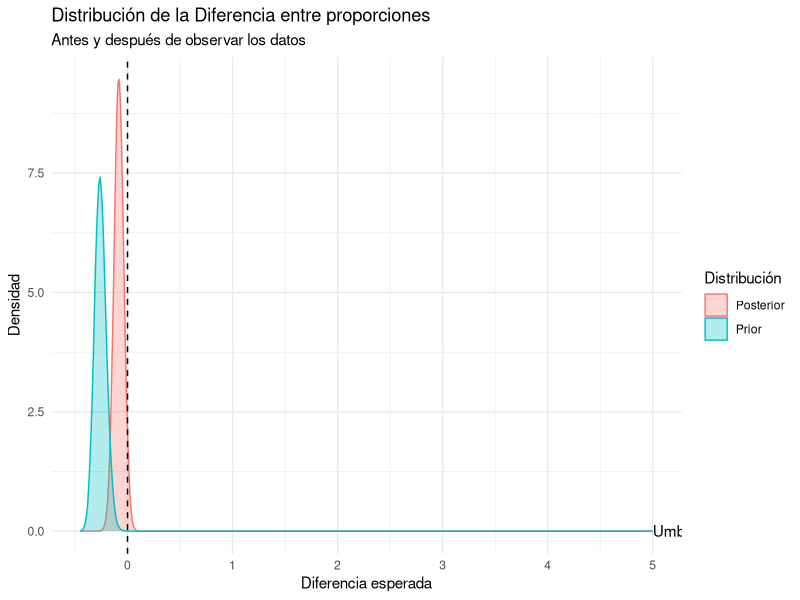
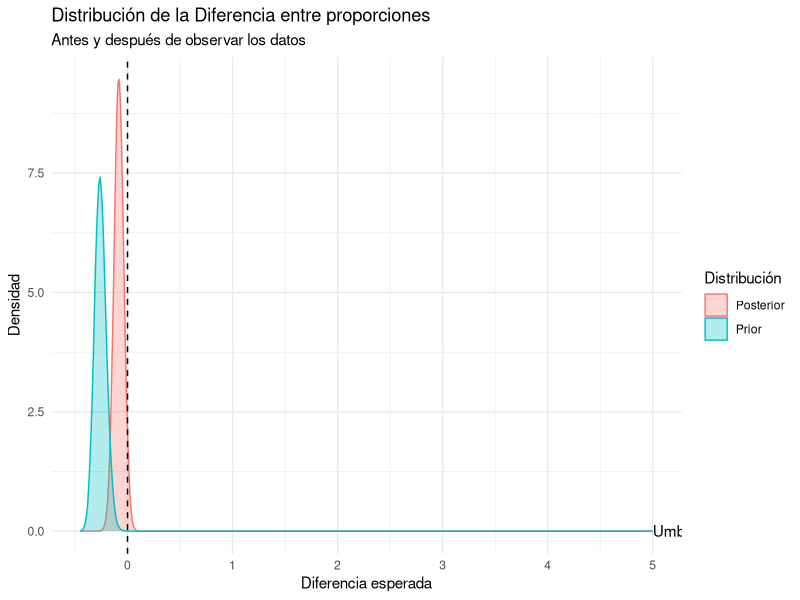

Recreate these plots in R, in order.
# Código transcrito del documento original; lógica académica sin corregir.
#Librerías
library(ggplot2)

# número de muestra
n_est <- 100
n_prof <- 30

# número de aciertos de la muestra
clicks_est <- 45
clicks_prof <- 5

# proporciones
prop_est <- clicks_est / n_est
prop_prof <- clicks_prof / n_prof

# Datos para a y b (estudiantes STEM) / Evolución de la participación en la Matrícula de 1er año pregrado en carreras o programas STEM y brechas de género
r1_est <- 19.7 / 100
r2_est<- 20.8 / 100

# Construcción params

# A priori
a_est_priori <- (r1_est * (1 - r2_est)) / (r2_est - r1_est)
b_est_priori <- ((1 - r1_est) * (1 - r2_est)) / (r2_est - r1_est)

# Posteriori
a_est_post <- a_est_priori + clicks_est
b_est_post <- b_est_priori + n_est - clicks_est


# Datos para a y b (docentes mujeres) /  Evolución N° de Académicas/os Únicas/os, según sexo
r1_prof <- 45.47 / 100
r2_prof <- 45.67 / 100

# Construcción params

# a priori
a_prof_priori <- (r1_prof * (1 - r2_prof)) / (r2_prof - r1_prof)
b_prof_priori <- ((1 - r1_prof) * (1 - r2_prof)) / (r2_prof - r1_prof)

# Posteriori
a_prof_post <- a_prof_priori + clicks_prof
b_prof_post <- b_prof_priori + n_prof - clicks_prof

# Realizar la simulación
n_sim <- 100000

priori_est <- rbeta(n_sim, shape1 = a_est_priori,
                    shape2 = b_est_priori)

priori_prof <- rbeta(n_sim, shape1 = a_prof_priori,
                     shape2 = b_prof_priori)
                       
post_est <- rbeta(n_sim, shape1 = a_est_post,
                        shape2 = b_est_post)

post_prof <- rbeta(n_sim, shape1 = a_prof_post,
                          shape2 = b_prof_post)

# diferencia de proporciones

# Hipótesis 1: P(prop_est > prop_prof) => P(prop_est - prop_prof > 0)

# a prior
diff_priori_1 <- priori_est - priori_prof
prob_diff_priori_1 <- mean(diff_priori_1 > 0) 
lower_percentile01 <- quantile(diff_priori_1, 0.025)
upper_percentile01 <- quantile(diff_priori_1, 0.975)

cat("La probabilidad de P(prop_est > prop_prof): ", prob_diff_priori_1, "\n")
cat("Intervalo de predicc, limite inferior:", lower_percentile01, "\n")
cat("Intervalo de predicc, limite superior:", upper_percentile01, "\n")

# a posteriori
diff_posterior_1 <- post_est - post_prof
prob_diff_posterior_1 <- mean(diff_posterior_1 > 0) 
lower_percentile1 <- quantile(diff_posterior_1, 0.025)
upper_percentile1 <- quantile(diff_posterior_1, 0.975)

cat("La probabilidad de P(prop_est > prop_prof ∣ datos)",prob_diff_posterior_1, "\n")
cat("Intervalo de predicc, limite inferior:", lower_percentile1, "\n")
cat("Intervalo de predicc, limite superior:", upper_percentile1, "\n")

# Odds a priori
odds_diff_priori_1 <- prob_diff_priori_1 / (1 - prob_diff_priori_1)
# Odds a posteriori
odds_diff_posterior_1 <- prob_diff_posterior_1 / (1 - prob_diff_posterior_1)
# Factor Bayes
fb_diff_1 <- odds_diff_posterior_1 / odds_diff_priori_1

cat("El odds a priori es: ", odds_diff_priori_1, "\n")
cat("El odds a posteriori es: ", odds_diff_posterior_1, "\n")
cat("El factor bayes es: ", fb_diff_1, "\n")

# Graficar
df_diff <- data.frame(
  Diferencia = c(diff_priori_1, diff_posterior_1),
  Distribución = rep(c("Prior", "Posterior"), each = n_sim)
)
# Umbral para la hipótesis
umbral <- 0

# Graficar densidades con sombreado
ggplot(df_diff, aes(x = Diferencia, fill = Distribución, color = Distribución)) +
  geom_density(alpha = 0.3) +
  geom_vline(xintercept = umbral, linetype = "dashed", color = "black") +
  annotate("text", x = umbral + 5, y = 0.01, label = "Umbral = 0", hjust = 0) +
  labs(
    title = "Distribución de la Diferencia entre proporciones",
    subtitle = "Antes y después de observar los datos",
    x = "Diferencia esperada",
    y = "Densidad"
  ) +
  theme_minimal()



# Hipótesis 2: P(prop_est > 3*prop_prof) => P(prop_est - 3*prop_prof > 0)

# a prior
diff_priori_2 <- (priori_est - (3 * priori_prof))
prob_diff_priori_2 <- mean(diff_priori_2 > 0) 
lower_percentile02 <- quantile(diff_priori_2, 0.025)
upper_percentile02 <- quantile(diff_priori_2, 0.975)

cat("La probabilidad de P(prop_est > 3*prop_prof): ", prob_diff_priori_2, "\n")
cat("Intervalo de predicc, limite inferior:", lower_percentile02, "\n")
cat("Intervalo de predicc, limite superior:", upper_percentile02, "\n")

# a posteriori
diff_posterior_2 <- (post_est - (3 * post_prof))
prob_diff_posterior_2 <- mean(diff_posterior_2 > 0) 
lower_percentile2 <- quantile(diff_posterior_2, 0.025)
upper_percentile2 <- quantile(diff_posterior_2, 0.975)

cat("La probabilidad de P(prop_est > 3*prop_prof ∣ datos):",prob_diff_posterior_2, "\n")
cat("Intervalo de predicc, limite inferior:", lower_percentile2, "\n")
cat("Intervalo de predicc, limite superior:", upper_percentile2, "\n")

# Odds a priori
odds_diff_priori_2 <- prob_diff_priori_2 / (1 - prob_diff_priori_2)
# Odds a posteriori
odds_diff_posterior_2 <- prob_diff_posterior_2 / (1 - prob_diff_posterior_2)
# Factor Bayes
fb_diff_2 <- odds_diff_posterior_2 / odds_diff_priori_2

cat("El odds a priori es: ", odds_diff_priori_2, "\n")
cat("El odds a posteriori es: ", odds_diff_posterior_2, "\n")
cat("El factor bayes es: ", fb_diff_2, "\n")


# Graficar
df_diff2 <- data.frame(
  Diferencia = c(diff_priori_2, diff_posterior_2),
  Distribución = rep(c("Prior", "Posterior"), each = n_sim)
)
# Umbral para la hipótesis
umbral <- 0

ggplot(df_diff, aes(x = Diferencia, fill = Distribución, color = Distribución)) +
  geom_density(alpha = 0.3) +
  geom_vline(xintercept = umbral, linetype = "dashed", color = "black") +
  annotate("text", x = umbral + 5, y = 0.01, label = "Umbral = 0", hjust = 0) +
  labs(
    title = "Distribución de la Diferencia entre proporciones",
    subtitle = "Antes y después de observar los datos",
    x = "Diferencia esperada",
    y = "Densidad"
  ) +
  theme_minimal()
